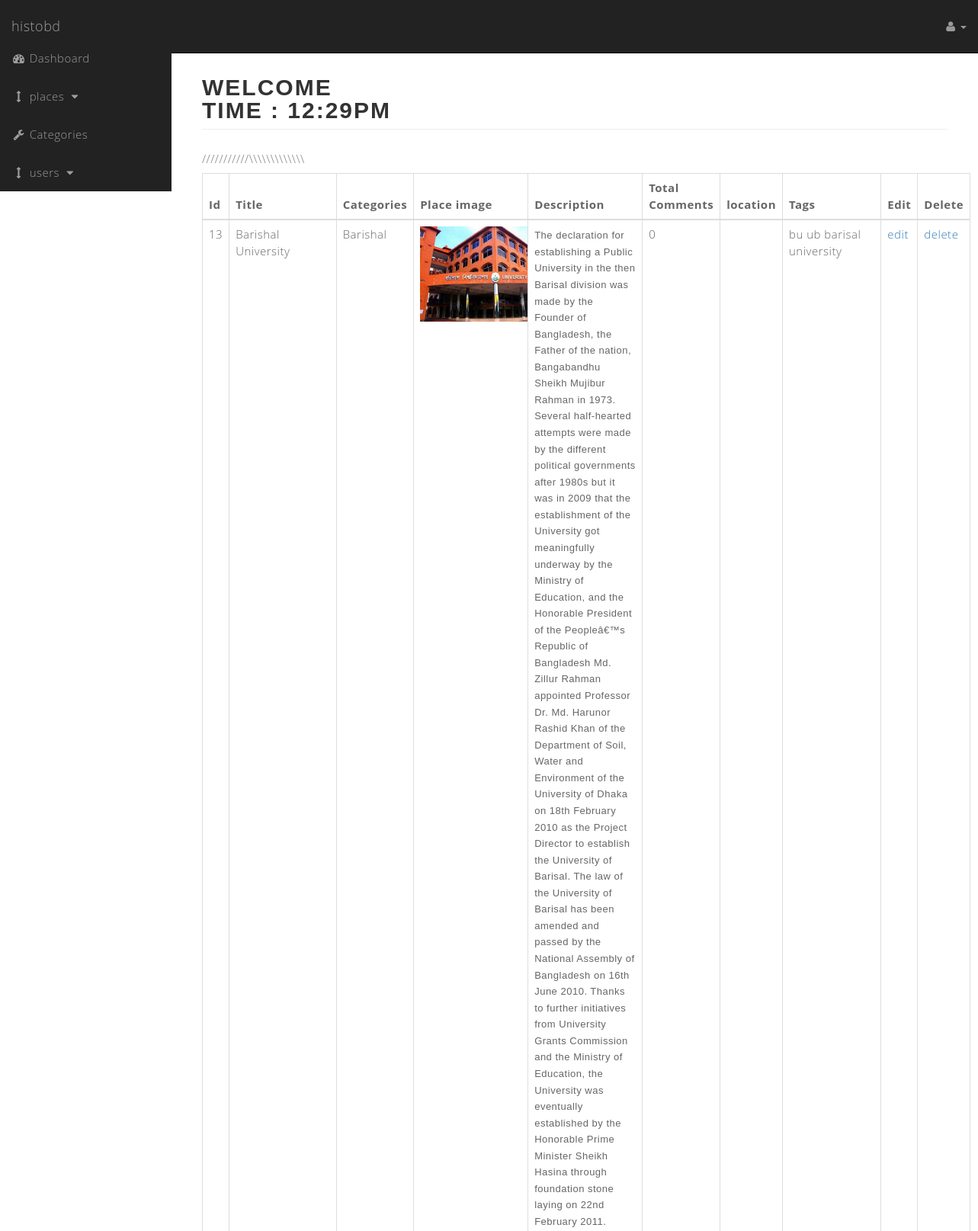
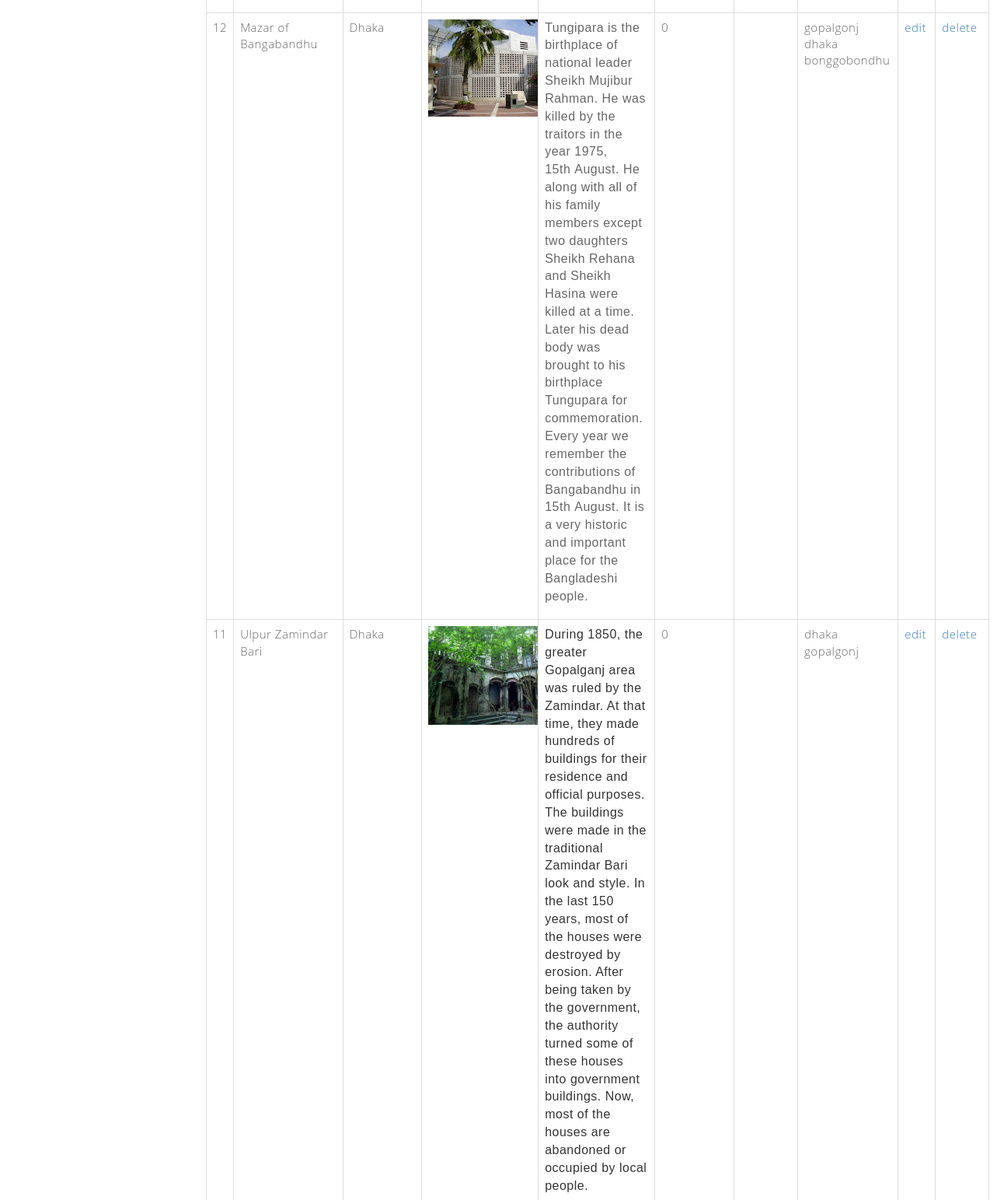
The page /admin/places.php (upper part) on the database its author committed (2 pictures, top to bottom).
### tables this page shows
CREATE TABLE `places` (
  `place_id` int(11) NOT NULL,
  `place_cat_id` char(50) NOT NULL,
  `place_title` varchar(255) NOT NULL,
  `added_date` date NOT NULL,
  `place_image` text NOT NULL,
  `place_description` text NOT NULL,
  `place_location` text NOT NULL,
  `place_tags` text NOT NULL,
  `place_comment_count` int(11) NOT NULL
);

CREATE TABLE `categories` (
  `cat_id` int(11) NOT NULL,
  `cat_title` varchar(255) NOT NULL
);

### admin/includes/view_all_places.php (the view, shortened to what this page needs)
  <table class="table table-bordered table-hover">
                                <caption>///////////\\\\\\\\\\\\\</caption>
                                <thead>
                                    <tr>
                                        <th>Id</th>
                                        <th>Title</th>
                                        <th>Categories</th>
                                        <th>Place image</th>
                                        <th>Description</th>
                                        <th>Total Comments</th>
                                        <th>location</th>
                                        <th>Tags</th>
                                        <th>Edit</th>
                                        <th>Delete</th>
                                    </tr>
                                </thead>
                                <tbody>
<?php
$query = "SELECT * FROM places ORDER BY place_id DESC";
$select_all_places = mysqli_query($connection,$query);
while ($row = mysqli_fetch_assoc($select_all_places)) {
    $place_id = $row['place_id'];
    $place_title = $row['place_title'];
    $place_category = $row['place_cat_id'];
    $place_image = $row['place_image'];
    $place_description = $row['place_description'];
    $Total_comment = $row['place_comment_count'];
    $place_location = $row['place_location'];
    $place_tags = $row['place_tags'];
echo "<tr>" ;
echo "<td> $place_id  </td>";
echo "<td> $place_title  </td>";
$query = "SELECT * FROM categories WHERE cat_id = '{$place_category}' ";
$select_categories = mysqli_query($connection,$query);
while ($row = mysqli_fetch_assoc($select_categories))
{
$cat_title = $row['cat_title'];
}
echo "<td> $cat_title  </td>";
echo "<td><img  width=200 src='../images/$place_image'  </td>";
echo "<td> $place_description </td>";
echo "<td> $Total_comment </td>";
echo "<td> $place_location </td>";
echo "<td> $place_tags </td>";
echo "<td><a href='places.php?source=edit_place&p_id={$place_id}'>edit</a></td>";
echo "<td><a href='places.php?delete={$place_id}'>delete</a></td>";
echo "</tr>";
}
?>
                                </tbody>
                            </table>

### admin/css/sb-admin.css (style rules this page uses)
body { margin-top: 100px; background-color: #222; }
@media (min-width:768px) { body { margin-top: 50px; } }

### css/style.css (style rules this page uses)
iframe { width: 100%; }
body { width: 100%; height: 100%; color: #666; font-size: 15px; font-weight: 300; letter-spacing: .5px; background-color: #fff; font-family: 'Open Sans', sans-serif; }

### admin/includes/view_all_places.php (style rules this page uses)
td { max-width:150px; max-height:90px; width:100px; height:80px; overflow:hidden; word-wrap:break-word; }

### rows shown on the page
places: place_id "13", place_title "Barishal University", categories.cat_title "Barishal", place_image (picture), place_description "The declaration for establishing a Public University in the then Barisal division was made by the Founder of Bangladesh, the Father of the nation, Bangabandhu Sheikh Mujibur Rahman in 1973. Several half-hearted attempts were made by the different political governments after 1980s but it was in 2009 that the establishment of the University got meaningfully underway by the Ministry of Education, and the Honorable President of the Peopleâ€™s Republic of Bangladesh Md. Zillur Rahman appointed Professor Dr. Md. Harunor Rashid Khan of the Department of Soil, Water and Environment of the University of Dhaka on 18th February 2010 as the Project Director to establish the University of Barisal. The…", place_comment_count "0", place_tags "bu ub barisal university"
places: place_id "12", place_title "Mazar of Bangabandhu", categories.cat_title "Dhaka", place_image (picture), place_description "Tungipara is the birthplace of national leader Sheikh Mujibur Rahman. He was killed by the traitors in the year 1975, 15 th August. He along with all of his family members except two daughters Sheikh Rehana and Sheikh Hasina were killed at a time. Later his dead body was brought to his birthplace Tungupara for commemoration. Every year we remember the contributions of Bangabandhu in 15 th August. It is a very historic and important place for the Bangladeshi people.", place_comment_count "0", place_tags "gopalgonj dhaka bonggobondhu"
places: place_id "11", place_title "Ulpur Zamindar Bari", categories.cat_title "Dhaka", place_image (picture), place_description "During 1850, the greater Gopalganj area was ruled by the Zamindar. At that time, they made hundreds of buildings for their residence and official purposes. The buildings were made in the traditional Zamindar Bari look and style. In the last 150 years, most of the houses were destroyed by erosion. After being taken by the government, the authority turned some of these houses into government buildings. Now, most of the houses are abandoned or occupied by local people.", place_comment_count "0", place_tags "dhaka gopalgonj"
